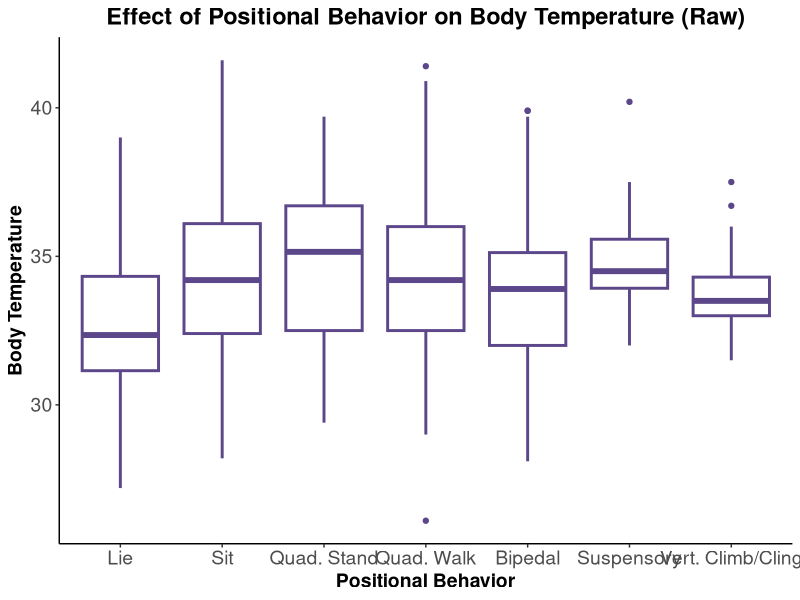
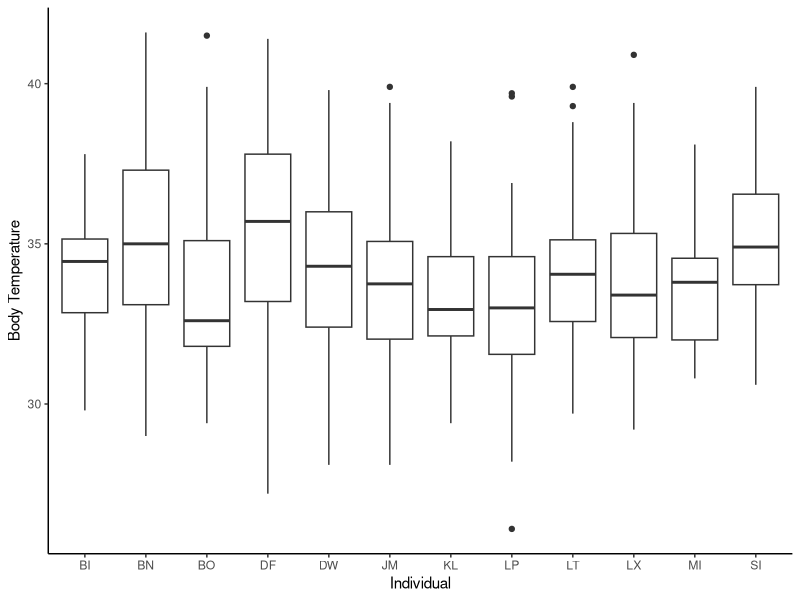
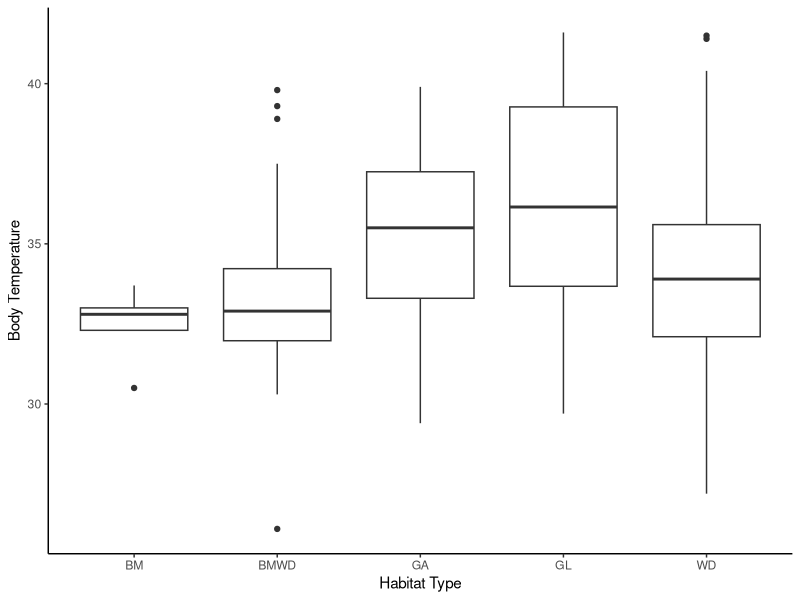
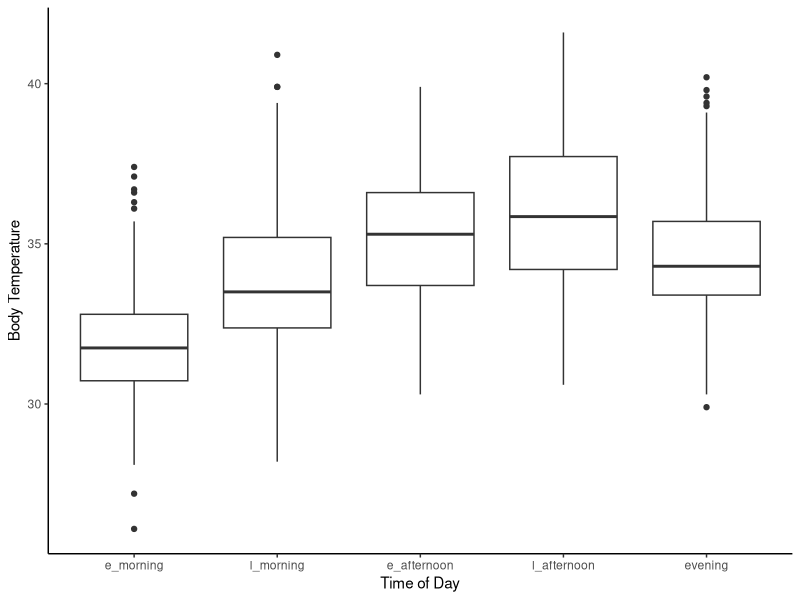
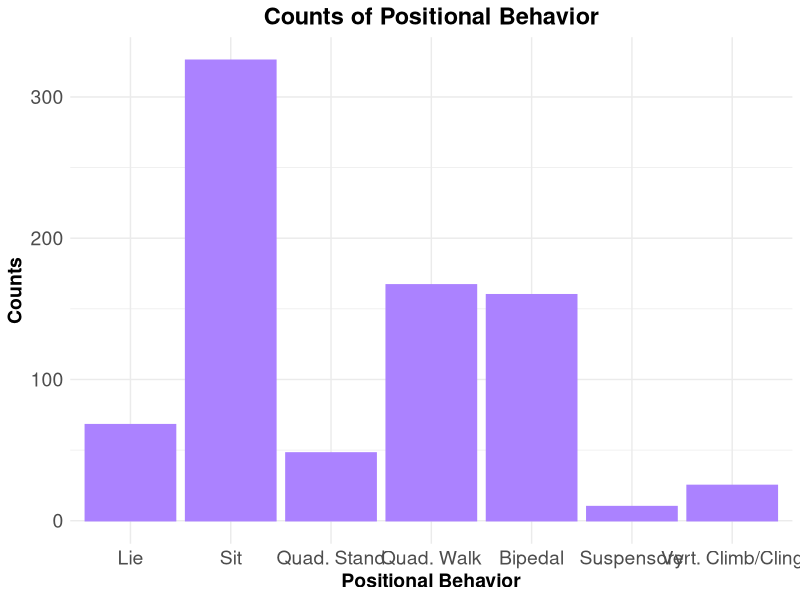
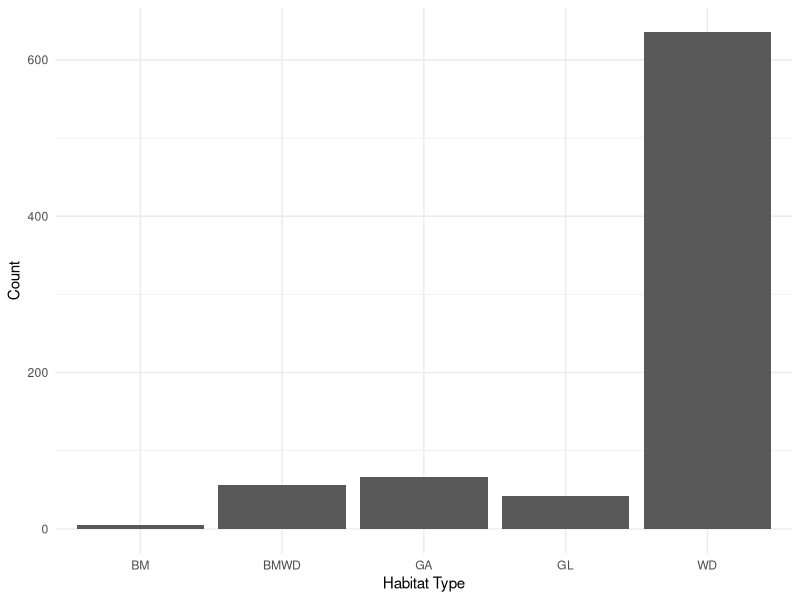
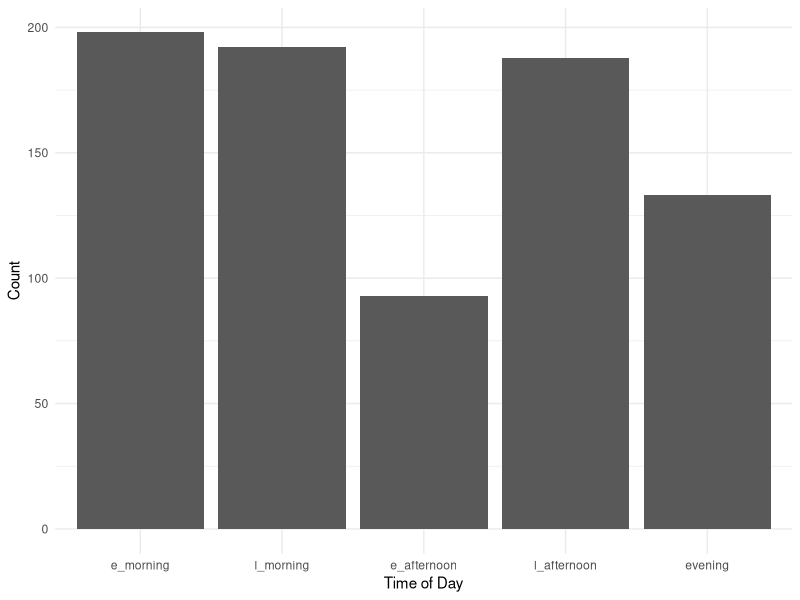
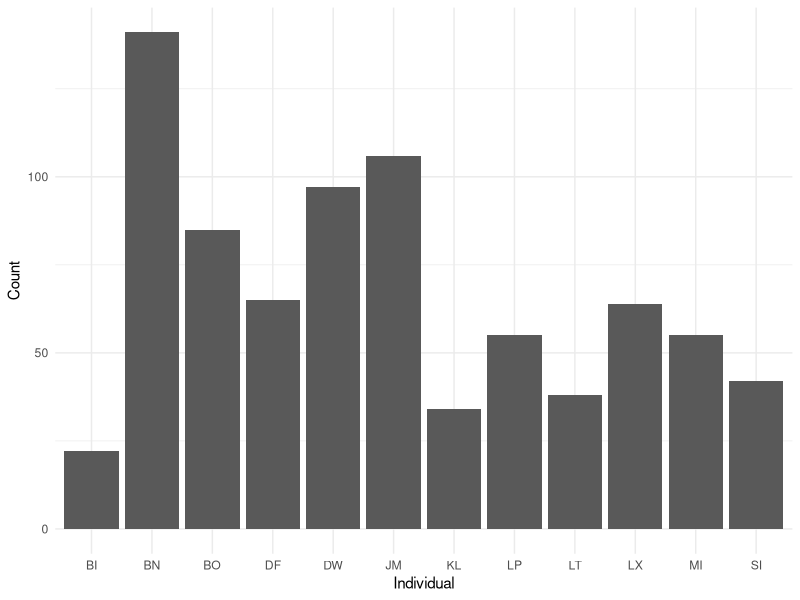

These charts were generated, in order, by the following R code: (Note: this script raises an error after producing the figures.)
# load libraries
library(scales)
library(readr)
library(lubridate)
library(magrittr)
library(ggplot2)
library(car)
library(emmeans)
library(lme4)
library(ggthemes)
library(tidyverse) 
#library(plyr) #HSR note- if you need plyr, need to load it before tidyverse. But dplyr in tidyverse does everything plyr can do and more, so shoudln't need plyr. 

##read in data
prelim_tidy <- read_csv("_data/_tidy/prelim_data_tidycols.csv")
View(prelim_tidy)
nrow(prelim_tidy) #2873 rows

#Omit any missing values:
summary(is.na(prelim_tidy)) #looks like missing lots of therm data

prelim_temp<-na.omit(prelim_tidy)
View(prelim_temp)
nrow(prelim_temp) #810 rows; most rows were removed bc therm data missing. 

prelim_temp$therm_t[prelim_temp$therm_t >= 42] <- NA #remove therm values >42 because likely a temp sensor problem? 6 rows removed.  

prelim_temp<-na.omit(prelim_temp) #remove those rows with NA's
View(prelim_temp)
nrow(prelim_temp) #now 804 rows

#Combine positional behaviors into smaller categories
# suspensory = Cb, Br & QM
#bipedalism = BpS, BpW & Abp
#Sit = St & Sq
#Vertical climb and cling together
prelim_temp$pos_beh[prelim_temp$pos_beh == "Cb"] <- "Su"
prelim_temp$pos_beh[prelim_temp$pos_beh == "Br"] <- "Su"
prelim_temp$pos_beh[prelim_temp$pos_beh == "QM"] <- "Su"
prelim_temp$pos_beh[prelim_temp$pos_beh == "Vci"] <- "VC"
prelim_temp$pos_beh[prelim_temp$pos_beh == "Abp"] <- "Bp"
prelim_temp$pos_beh[prelim_temp$pos_beh == "BpS"] <- "Bp"
prelim_temp$pos_beh[prelim_temp$pos_beh == "BpW"] <- "Bp"
prelim_temp$pos_beh[prelim_temp$pos_beh == "Sq"] <- "St"

############
##re-order levels
prelim_temp$time_od <- factor(prelim_temp$time_od, levels = c("e_morning", "l_morning", "e_afternoon", "l_afternoon", "evening"))
prelim_temp$pos_beh <- factor(prelim_temp$pos_beh, levels = c("QS", "Ly", "St", "QW", "Bp", "Su", "VC"))

## Change to factor and numeric
factor_cols <- c("pos_beh","context", "substrate", "hab_type", "individual")
numeric_cols <- c("sun", "therm_t", "t_lo", "t_hi", "amb_t")

prelim_temp[factor_cols] <- lapply(prelim_temp[factor_cols], as.factor)

prelim_temp[numeric_cols] <- lapply(prelim_temp[numeric_cols], as.numeric)

str(prelim_temp)

##plotting
## Change levels for the plot 
prelim_temp$pos_beh <- factor(prelim_temp$pos_beh, levels = c("Ly","St", "QS", "QW", "Bp", "Su", "VC"))

pb_raw_plot <- ggplot(prelim_temp, aes(pos_beh, therm_t)) +
                  geom_boxplot(fill = "white", colour = "mediumpurple4", size = 1) + 
                  ggtitle("Effect of Positional Behavior on Body Temperature (Raw)") +
                  scale_x_discrete(name = "Positional Behavior", labels = c("Lie", "Sit", 
                                        "Quad. Stand", "Quad. Walk", "Bipedal", 
                                        "Suspensory", "Vert. Climb/Cling")) +
                  scale_y_continuous(name = "Body Temperature") +
                  theme_classic()+
                  theme(axis.text.x=element_text(size=14),
                  axis.text.y=element_text(size=14),
                  axis.title.y=element_text(size=14, face="bold"),
                  axis.title.x=element_text(size=14, face="bold"),
                  plot.title = element_text(hjust = 0.5, size=17, face="bold"))
  
pb_raw_plot

##save plot
ggsave("pb_raw_plot.pdf", width=10, height=6, units="in")

ggsave("pb_raw_plot.png", width=10, height=6, units="in")

#labels = c("Lie", "Sit", "Squat", "Quad. Stand", "Quad. Walk", "Bipedal", "Suspensory", "Vert. Climb/Cling"

ggplot(prelim_temp, aes(individual, therm_t)) +
  geom_boxplot() + 
  labs(x="Individual", y="Body Temperature") +
  theme_classic()

ggplot(prelim_temp, aes(hab_type, therm_t)) +
  geom_boxplot() + 
  labs(x="Habitat Type", y="Body Temperature") +
  theme_classic()

ggplot(prelim_temp, aes(time_od, therm_t)) +
  geom_boxplot() + 
  labs(x="Time of Day", y="Body Temperature") +
  theme_classic()

##counts
counts_pos_beh <- ggplot(prelim_temp, aes(pos_beh))+
                    geom_bar(stat="count", fill = "mediumpurple1", colour = "mediumpurple1") + 
                    ggtitle("Counts of Positional Behavior") +
                    scale_x_discrete(name = "Positional Behavior", 
                    labels = c("Lie", "Sit", "Quad. Stand", "Quad. Walk", 
                              "Bipedal", "Suspensory", "Vert. Climb/Cling")) +
                    scale_y_continuous(name = "Counts") +
                    theme_minimal()+
                    theme(axis.text.x=element_text(size=14),
                    axis.text.y=element_text(size=14),
                    axis.title.y=element_text(size=14, face="bold"),
                    axis.title.x=element_text(size=14, face="bold"),
                    plot.title = element_text(hjust = 0.5, size=17, face="bold"))
counts_pos_beh

##save plot
ggsave("counts_pos_beh.pdf", width=10, height=6, units="in")

ggsave("counts_pos_beh.png", width=10, height=6, units="in")

#####more count plots #####

ggplot(prelim_temp, aes(hab_type))+
  geom_bar(stat="count") + 
  labs(x="Habitat Type", y="Count")+
  theme_minimal()    ###can I combine bamboo with bamboo woodland?

ggplot(prelim_temp, aes(time_od))+
  geom_bar(stat="count") + 
  labs(x="Time of Day", y="Count")+
  theme_minimal()

ggplot(prelim_temp, aes(individual))+
  geom_bar(stat="count") + 
  labs(x="Individual", y="Count")+
  theme_minimal()

ggplot(prelim_temp, aes(sun))+
  geom_histogram()

ggplot(prelim_temp, aes(amb_t))+
  geom_histogram()

freq_therm_t <- ggplot(prelim_temp, aes(therm_t))+
                  geom_histogram(aes(y = (..count..)/sum(..count..)), bins = 10, 
                      fill = "mediumpurple1", colour = "mediumpurple1")+
                  ggtitle("Frequency of Chimpanzee Body Temperature") +
                  scale_y_continuous(name = "Frequency", labels = percent)+
                  scale_x_continuous(name = "Chimpanzee Body Temperature")+
                  theme_minimal()+
                  theme(axis.text.x=element_text(size=14),
                      axis.text.y=element_text(size=14),
                      axis.title.y=element_text(size=14, face="bold"),
                      axis.title.x=element_text(size=14, face="bold"),
                      plot.title = element_text(hjust = 0.5, size=17, face="bold"))

freq_therm_t

##save freq_therm_t plot
ggsave("freq_therm_t.pdf", width=10, height=6, units="in")

ggsave("freq_therm_t.png", width=10, height=6, units="in")

###model plotting
library(broom)

m1 <- lmer(therm_t ~ pos_beh + amb_t + sun + date + hab_type +
       (1|individual), data = prelim_temp)
summary(m1)
confint(m1)

##plotting model?
fitted_pb <- ggplot(fortify(m1), aes(pos_beh, therm_t)) +
              stat_summary(fun.data=mean_se, geom="pointrange") +
              stat_summary(aes(y=.fitted), fun.y=mean, geom="line")+
              scale_x_discrete(name = "Positional Behavior", 
                   labels = c("Lie", "Sit", "Quad. Stand", "Quad. Walk", 
                              "Bipedal", "Suspensory", "Vert. Climb/Cling")) +
              scale_y_continuous(name = "Body Temperature") +
              theme_minimal()+
              theme(axis.text.x=element_text(size=14),
                axis.text.y=element_text(size=14),
                axis.title.y=element_text(size=14, face="bold"),
                axis.title.x=element_text(size=14, face="bold"))
fitted_pb

##save plot
ggsave("fitted_pb.pdf", width=10, height=6, units="in")

ggsave("fitted_pb.png", width=10, height=6, units="in")

#predict(m1, preddata)

#m1_res <- tidy(coef(summary(m1)) ) 
#ggplot(m1_res, aes(pos_beh, therm_t)) +
  #geom_point()

ggplot(prelim_temp, aes(pos_beh, therm_t)) + 
  geom_point(size = 3) +
  geom_point(aes(y=predict(m1)), size = 1)


#change levels for the plot
prelim_temp$pos_beh <- factor(prelim_temp$pos_beh, levels = c("Ly","St", "Sq", "QS", "QW", "Bp", "Su", "VC"))

pred_v_obs <- ggplot(prelim_temp, aes(pos_beh, therm_t)) + 
              geom_point(size = 3, colour = "blue") + #shows raw data
              geom_boxplot(colour="blue")+ #shows raw data
              geom_boxplot(aes(y=predict(m1)), size = 1, colour = "red") + #shows model predictions
              scale_x_discrete(name = "Positional Behavior", labels = c("Lie", "Sit", 
                                      "Squat", "Quad. Stand", "Quad. Walk", "Bipedal", 
                                      "Suspensory", "Vert. Climb/Cling")) +
              scale_y_continuous(name = "Body Temperature") +
              theme_classic()

pred_v_obs
#hsr: what this tells me is that the model predictions are pretty close to the raw data. (red and blue boxplots are similar). You can plot just the raw data and see the pattern, if you'd like. 

##save plot for reference
ggsave("pred_v_obs.pdf", width=10, height=6, units="in")

ggsave("pred_v_obs.png", width=10, height=6, units="in")

###################
##change levels back
prelim_temp$pos_beh <- factor(prelim_temp$pos_beh, levels = c("QS", "Ly", "Sq", "St", "QW", "Bp", "Su", "VC"))

##tried another thing and it didn't work...
#newdat <- expand.grid(pos_beh=unique(prelim_temp$pos_beh), 
                      #time_od=unique(prelim_temp$time_od),
                      #sun=c(min(prelim_temp$sun),
                       #     max(prelim_temp$sun)),
                      #date=date(prelim_temp$date),
                      #hab_type=unique(prelim_temp$hab_type))
                      
#ggplot(prelim_temp, aes(x=pos_beh, y=therm_t)) +
 # geom_point(size=3) +
  #geom_line(data=newdat, aes(y=predict(m1, level=0, newdata=newdat), size="Positional Behavior")) +
  #scale_size_manual(name="Predictions", values=c("Positional Behavior"=3)) +
  #theme_classic() 

## Create dataframe to predict over
##attempting to follow tutorial but got too confused....
preddata <- with(prelim_temp, expand.grid(pos_beh = levels(pos_beh), time_od = levels(time_od), sun = c(0,50,100), date = c("2018-06-28", "2018-06-06", "2018-07-16"), hab_type = c("WD", "WG", "GL"), individual = c("DW","JM", "LT")))

factor_cols <- c("pos_beh", "hab_type", "individual")
numeric_cols <- c("sun", "amb_t")

preddata[factor_cols] <- lapply(preddata[factor_cols], as.factor)
preddata[numeric_cols] <- lapply(preddata[numeric_cols], as.numeric)

preddata$date <- as.Date(preddata$date)

str(preddata)

########
mm <- model.matrix(~pos_beh + amb_t + sun + date + hab_type, data=preddata)

###won't work because I don't have 2 or more levels per factor

pframe2 <- data.frame(preddata,eta=mm%*%fixef(m1))
pframe2 <- with(pframe2,data.frame(pframe2,prop=eta))
pvar1 <- diag(mm %*% tcrossprod(vcov(m1),mm))
tvar1 <- pvar1+VarCorr(m1)$individual
pframe2 <- data.frame(
  pframe2
  , plo = pframe2$eta-2*sqrt(pvar1)
  , phi = pframe2$eta+2*sqrt(pvar1)
  , tlo = pframe2$eta-2*sqrt(tvar1)
  , thi = pframe2$eta+2*sqrt(tvar1)
)
